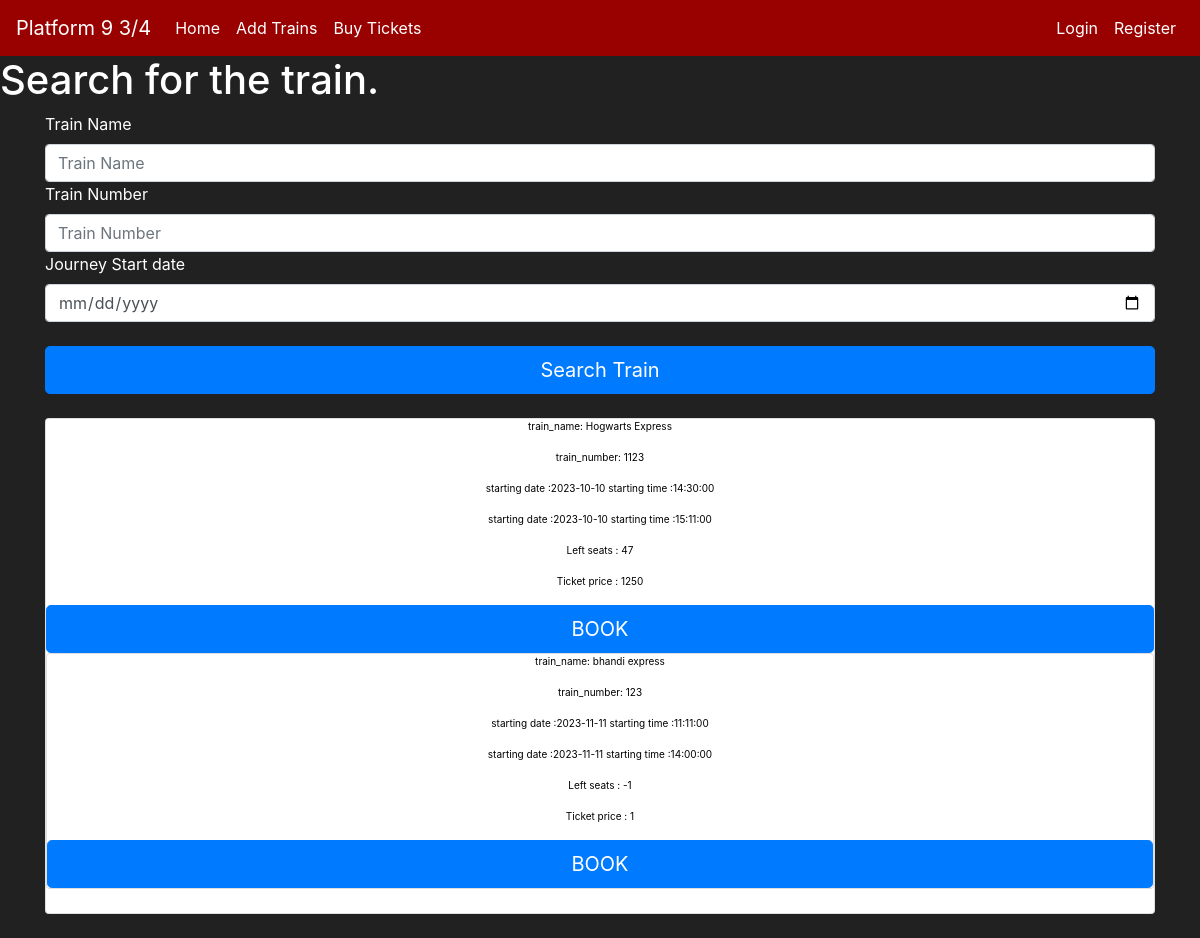
Before: /search-tickets with the older database file.
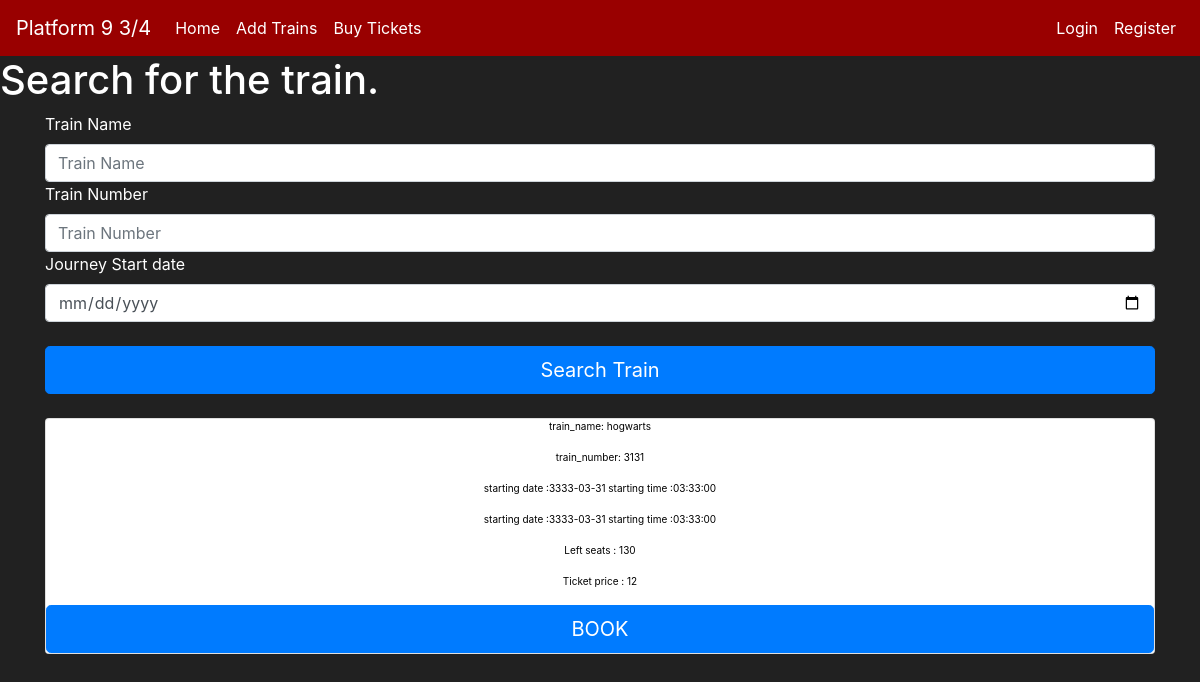
After: the same page with the newer database file.
### railway/models.py (models this page shows, shortened)
class Train(db.Model):
    id = db.Column(db.Integer,primary_key = True)
    train_name = db.Column(db.String)
    train_number = db.Column(db.Integer)
    starting_date = db.Column(db.Date,nullable =False)
    starting_time = db.Column(db.Time,nullable=False)
    ending_date = db.Column(db.Date,nullable=False)
    ending_time = db.Column(db.Time,nullable=False)
    left_seats = db.Column(db.Integer)
    number_of_compartments = db.Column(db.Integer)
    compartment_size = db.Column(db.Integer)
    ticket_price = db.Column(db.Integer,nullable= False)
    booked_seats = db.relationship('Booked_seat',backref = 'train',lazy=True)
    unbooked_seats = db.relationship('Unbooked_seat',backref = 'train',lazy=True)
    def search(t_name,t_no,date):
        search_trains = []
        trains = Train.query.all()
        for trn in trains:
            if t_name:
                if trn.train_name!=t_name:
                    continue
            if t_no:
                if trn.train_number!=int(t_no):
                    continue
            if date:
                if trn.starting_date.strftime('%Y-%m-%d')!=date:
                    continue
            search_trains.append(trn)
        return search_trains

### railway/routes.py (the view)
@app.route('/search-tickets',methods = ['GET','POST'])
def search_tickets_page():
    if request.method == "POST":
        return redirect('/book-tickets/' + request.form.get("train_id"))
    form = search_train()
    train_name = request.args.get('train_name')
    train_number = request.args.get('train_number')
    train_date = request.args.get('date')
    search_result = Train.search(train_name,train_number,train_date)
    return render_template('search_tickets.html',form=form,search_result = search_result)

### railway/forms.py (shortened to what this page needs)
class search_train(FlaskForm):
    train_number = IntegerField(label = 'Train Number',validators=[NumberRange(min=1,max=10000)])
    train_name = StringField(label = 'Train Name',validators=[])
    date = DateField(label='Journey Start date ',validators=[])
    submit = SubmitField(label ='Search Train')

### railway/templates/search_tickets.html (shortened to what this page needs)
{% extends 'base.html' %}
{% block content %}
    <h1> Search for the train. </h1>
    <div class = "container">
        <form action = '/search-tickets' method ="GET" class = "form-register" style ="color:white;">
            {{form.train_name.label()}}
            {{form.train_name(class = "form-control",placeholder = "Train Name")}}
            {{form.train_number.label()}}
            {{form.train_number(class = "form-control",placeholder = "Train Number")}}
            {{form.date.label()}}
            {{form.date(class = "form-control",placeholder = "Journey Start Date")}}
            <br>
            {{ form.submit(class="btn btn-lg btn-block btn-primary") }}
        </form>
    </div>
    <br>
    <div class ="container">
        {% for train in search_result %}
        <div class ="card mb-4 box-shadow text-center" style ="font-size: 10px; color: black;">
            <p>train_name: {{train.train_name}} </p>
            <p>train_number: {{train.train_number}} </p>
            <p>starting date :{{train.starting_date}} starting time :{{train.starting_time}}   </p>
            <p>starting date :{{train.ending_date}} starting time :{{train.ending_time}}   </p>
            <p>Left seats : {{train.left_seats}} </p>
            <p>Ticket price : {{train.ticket_price}}</p>
            <form method = "POST">
                <input type="submit" value="BOOK" class ="btn btn-lg btn-block btn-primary">
            </form>
        {% endfor %}
        </div>
    </div>
{% endblock %}

### railway/templates/base.html (shortened to what this page needs)
<!doctype html>
<html lang="en">
   <head>
      <link rel="stylesheet" href="https://cdn.jsdelivr.net/npm/bootstrap@4.5.3/dist/css/bootstrap.min.css">
   </head>
   <body>
    <nav class="navbar navbar-expand-md" style = "background-color: #990000;">
      <a class="navbar-brand" href="#" style = "color: white;">Platform 9 3/4</a>
      <div class="collapse navbar-collapse" id="navbarNav">
        <ul class="navbar-nav mr-auto">
            <li class="nav-item active">
                <a class="nav-link" href="{{ url_for('home_page') }}" style = "color:white;">Home <span class="sr-only">(current)</span></a>
            </li>
            <li class="nav-item active">
                <a class="nav-link" href="{{ url_for('add_train_page') }}" style = "color:white;">Add Trains <span class="sr-only">(current)</span></a>
            </li>
            <li class="nav-item active">
                <a class="nav-link" href="{{ url_for('search_tickets_page') }}" style = "color:white;">Buy Tickets <span class="sr-only">(current)</span></a>
            </li>
        </ul>
        {% if current_user.is_authenticated %}
        <ul class="navbar-nav">
          <li class="nav-item">
            <a class="nav-link" style="color: lawngreen; font-weight: bold">
                <i class="fas fa-coins"></i>
                {{ current_user.budget }}
            </a>
          </li>
          <li class="nav-item">
            <a class="nav-link" href="{{url_for('user_page')}}" style="color: white;">Welcome,  {{ current_user.username}}</a>
          </li>
          <li class="nav-item">
            <a class="nav-link" href=" {{url_for('logout_page')}} " style = "color:white;">Logout</a>
          </li>
        </ul>
        {% else %}
        <ul class="navbar-nav">
          <li class="nav-item">
            <a class="nav-link" href="{{ url_for('login_page') }}" style ="color:white">Login</a>
          </li>
          <li class="nav-item">
            <a class="nav-link" href="{{ url_for('register_page') }}" style ="color: white">Register</a>
          </li>
        </ul>
        {% endif %}
      </div>
    </nav>
    {% block content %}
    {% endblock %}
   </body>
</html>

### railway/templates/base.html (style rules this page uses)
body { background-color: #212121; color: white; }

Changed rows visible on the page:
removed Train: train_name "bhandi express", train_number "123", starting_date "2023-11-11", starting_time "11:11:00", ending_date "2023-11-11", ending_time "14:00:00", left_seats "-1", ticket_price "1"
changed Train: train_name "Hogwarts Express" → "hogwarts"; train_number "1123" → "3131"; starting_date "2023-10-10" → "3333-03-31"; starting_time "14:30:00" → "03:33:00"; ending_date "2023-10-10" → "3333-03-31"; ending_time "15:11:00" → "03:33:00"; left_seats "47" → "130"; ticket_price "1250" → "12"
